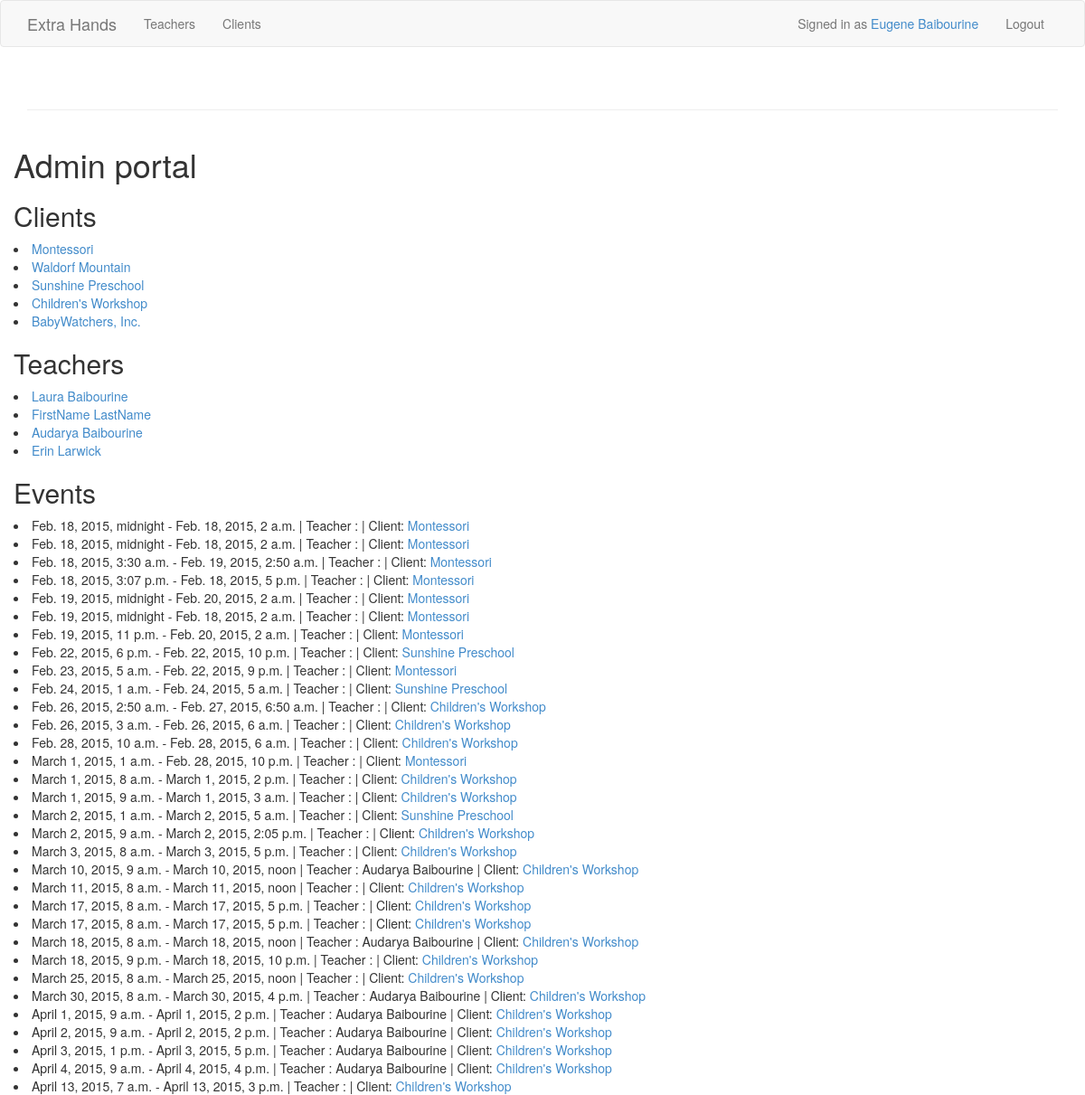
The app's page /myaccount/ (signed in), older data.
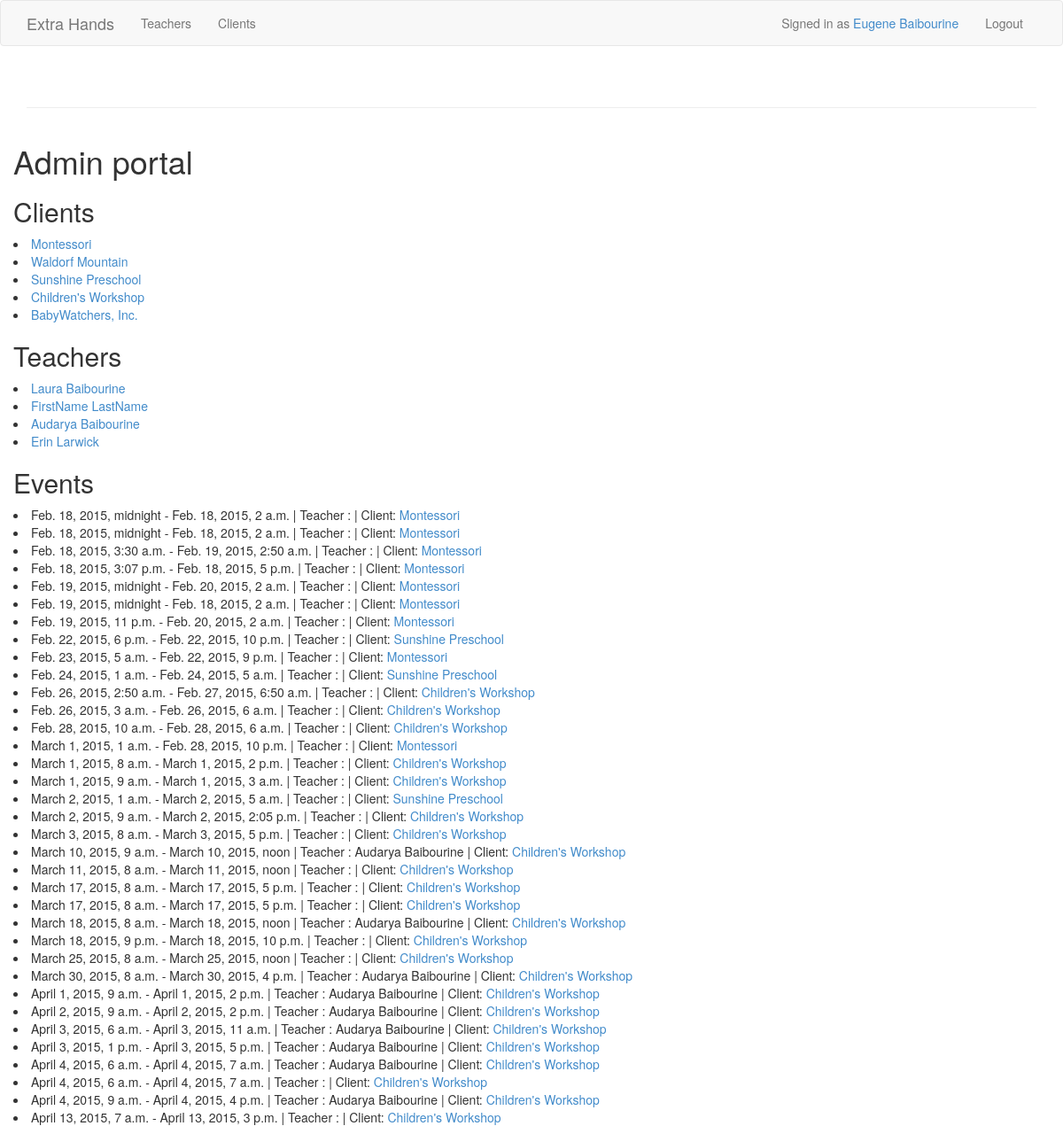
The same page, newer data.
### extra_hands_app/models.py (models this page shows, shortened)
class Client(models.Model):
    user = models.OneToOneField(User)
    organization = models.CharField(max_length=128)
    street = models.CharField(max_length=30)
    city = models.CharField(max_length=30)
    state = models.CharField(max_length=2)
    phone_number = models.CharField(max_length=15)
    description = models.CharField(max_length=600)
    client_slug = models.SlugField(unique=True)
    campus = models.IntegerField(default=1)

class Teacher(models.Model):
    user = models.OneToOneField(User)
    street = models.CharField(max_length=30)
    city = models.CharField(max_length=30)
    state = models.CharField(max_length=2)
    phone_number = models.CharField(max_length=15)
    ect_qualified = models.BooleanField(default=False)
    cpr_first_aid = models.BooleanField(default=False)
    universal_precautions = models.BooleanField(default=False)
    qualifications = models.CharField(max_length =300)
    degree = models.CharField(max_length=30)
    major = models.CharField(max_length=100)
    is_available = models.BooleanField(default=False)
    on_call = models.BooleanField(default=False)
    slug = models.SlugField(unique=True)
    clicks = models.IntegerField(default=0)
    regular_rate = models.DecimalField(max_digits=6, decimal_places=2, default = 11.00)
    extra_rate = models.DecimalField(max_digits=6, decimal_places=2, default = 13.00)
    time_between_events = models.DecimalField(max_digits = 6, decimal_places = 2, default = 1)

class Event(models.Model):
    start_time = models.DateTimeField()
    end_time = models.DateTimeField()
    teacher = models.ForeignKey(Teacher, blank=True, null=True, default=None)
    client = models.ForeignKey(Client)
    is_open = models.BooleanField(default=False)
    in_progress = models.BooleanField(default=False)
    comments = models.CharField(max_length=500, blank=True, default ='')
    is_on_call = models.BooleanField(default=False)
    event_class = models.CharField(max_length=100, default='event-info')

### extra_hands_app/views.py (the view, shortened to what this page needs)
# urls.py: url(r'myaccount/$', views.my_account, name='myaccount'),
@login_required()
def my_account(request):
    user = request.user
    context_dict={'user':user}
    is_teacher = False
    is_client = False
    is_superuser = False
    if user.is_superuser:
        is_superuser = True
        context_dict['teachers'] = Teacher.objects.all()
        context_dict['clients'] = Client.objects.all()
        context_dict['events'] = Event.objects.all().order_by('start_time')
    context_dict['is_teacher'] = is_teacher
    context_dict['is_superuser'] = is_superuser
    context_dict['is_client'] = is_client
    context_dict['message'] = "You have successfully logged in."
    return render(request, "myaccount.html", context_dict)

### templates/myaccount.html (shortened to what this page needs)
{% extends 'base.html' %}
{% block content %}
{% if is_superuser %}
    {% include 'manage.html' %}
{% endif %}
{% endblock %}

### templates/manage.html
<h1>Admin portal</h1>
<h2>Clients</h2>
{% for client in clients %}
    <li><a href="{% url 'get_client' client.client_slug%}">{{ client.organization }}</a></li>
{% endfor %}
<h2>Teachers</h2>
{% for teacher in teachers %}
    <li><a href="{% url 'get_teacher' teacher.slug%}">{{ teacher.user.get_full_name }}</a></li>
{% endfor %}
<h2>Events</h2>
{% for event in events %}
    <li>{{ event.start_time }} - {{ event.end_time }} | Teacher : {{ event.teacher.user.get_full_name }} | Client: <a href="{% url 'get_client' event.client.client_slug%}">{{ event.client.organization }}</a></li>
{% endfor %}

Row changes from the older to the newer data that the page shows:
added Event: start_time "April 3, 2015, 6 a.m.", end_time "April 3, 2015, 11 a.m.", teacher.user.get_full_name "Audarya Baibourine", client.organization "Children's Workshop"
added Event: start_time "April 4, 2015, 6 a.m.", end_time "April 4, 2015, 7 a.m.", teacher.user.get_full_name "Audarya Baibourine", client.organization "Children's Workshop"
added Event: start_time "April 4, 2015, 6 a.m.", end_time "April 4, 2015, 7 a.m.", client.organization "Children's Workshop"
